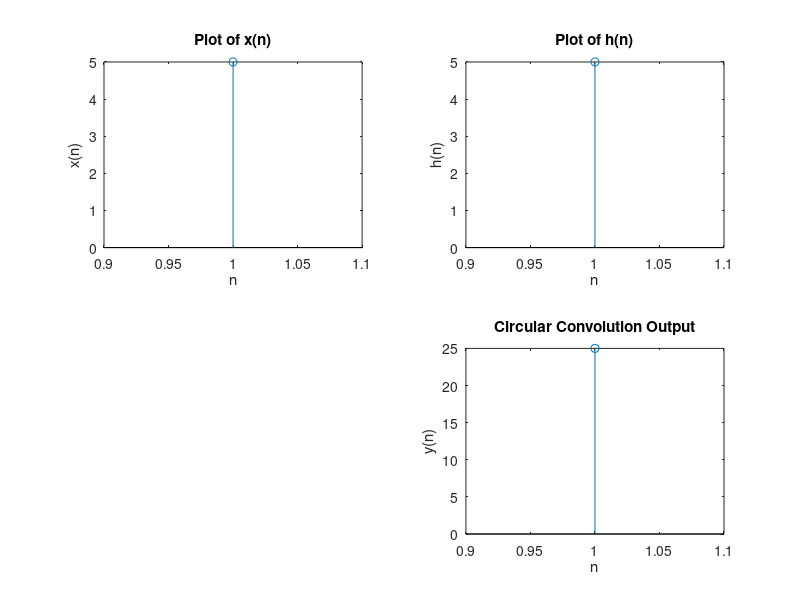

Source code (MATLAB):
clc; % clear screen 
clear all; % clear workspace 
close all; % close all figure windows 
xn= input('enter the first sequence x(n) = '); % define first sequence 
hn=input('enter the second sequence h(n) = '); % Define second sequence 
l1 = length(xn); % length of first sequence 
l2 = length(hn); % length of second sequence 
N = max(l1,l2); % Define the length of the output 
xn = [xn, zeros(1,N-l1)]; % zero padding is done to make l1=l2. 
hn = [hn, zeros(1,N-l2)]; % zero padding is done to make l1=l2. 
for n=0:N-1; % loop to calculate circular convolution 
y(n+1) = 0; 
for k=0:N-1 
i = mod((n-k),N); 
y(n+1) =y(n+1)+hn(k+1)*xn(i+1); 
end ; 
end; 
disp('Circular convolution in Time Domain = '); 
disp(y); % display the output 
subplot(2,2,1); % graphical plot the first input sequence
stem(xn); 
xlabel('n'); 
ylabel('x(n)'); 
title('Plot of x(n)');
subplot(2,2,2); % graphical plot the second input sequence 
stem(hn); 
xlabel('n'); 
ylabel('h(n)'); 
title('Plot of h(n)'); 
subplot(2,2,4); % graphical plot the output sequence 
stem(y); 
xlabel('n'); 
ylabel('y(n)'); 
title('Circular Convolution Output'); 